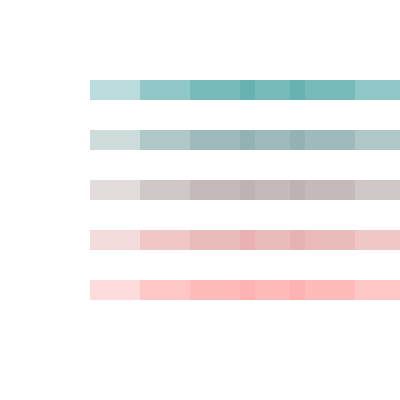
Frame 1 (no input)
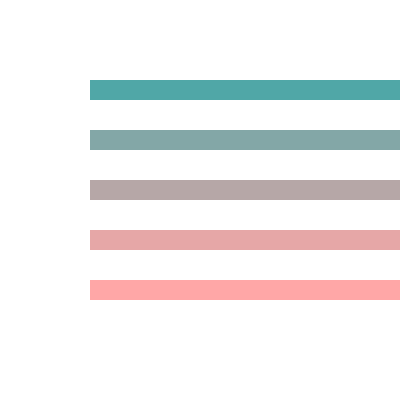
Frame 60 (the mouse pressed at the canvas centre just before this capture)
Frame 120 (the mouse held since frame 60 and released just before this capture): identical to frame 60, image omitted

The Processing sketch that drew these frames (run headless with seeded random() and noise(); from frame 60 on, the mouse is pressed at the canvas centre):

// Processing sketch: processing_139699
// ── processing_139699.pde

/*
Jenny Hsu
 Benjamin Bacon
 Creative Computing Section B
 13 March 2014
 
 Week 5 Assignment
 Conditionals
 */

int x = round(random(0,255));

void setup() {
  size(400, 400);
  background(255);
}

void draw() {
  int i = 80;
  while ( i <= 300 ) {  // outter
    int j = 90;
    while ( j <= 300 ) {  // inner
      fill(i, x, x, 100);
      noStroke();
      rect(j, i, x, 20);      
      j = j + 50;
    }
    i = i + 50;
  }
}
